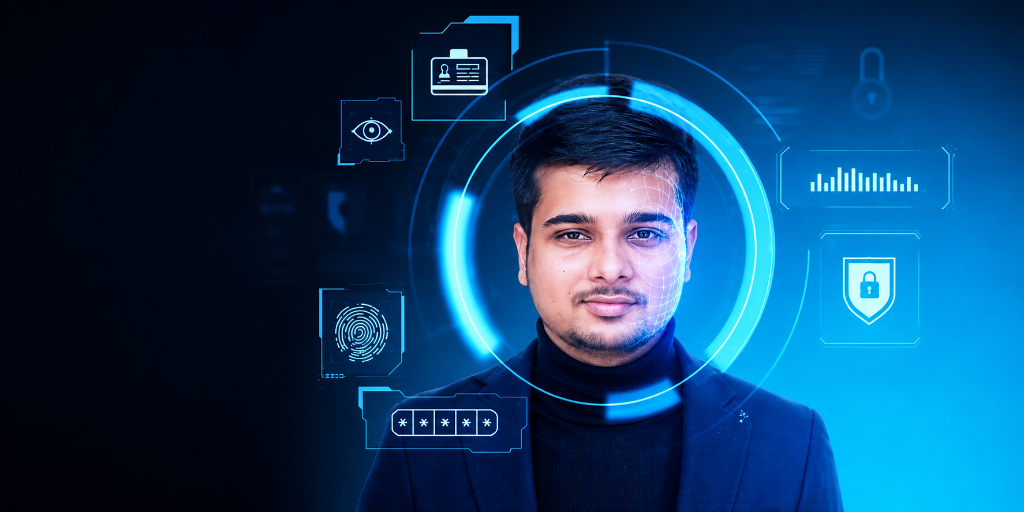
#> input picture assets/developer_photo.png, 1024 x 512 px
$ python generate_dev_assets.py
#> lines starting #> are read from the running program, lines starting #| are printed output that depends on the picture
"""
Asset Generator for Developer Window and User Photo Integration.
"""

import os
import math
from PIL import Image, ImageDraw, ImageFont

ASSETS_DIR = os.path.dirname(os.path.abspath(__file__))
USER_PHOTO_PATH = os.path.join(ASSETS_DIR, "developer_photo.png")

def get_font(size: int, bold: bool = False):
    font_names = ["segoeui.ttf", "arial.ttf", "calibri.ttf", "tahoma.ttf"]
    if bold:
        font_names = ["segoeuib.ttf", "arialbd.ttf", "calibrib.ttf", "tahomabd.ttf"]
    for name in font_names:
        try:
            return ImageFont.truetype(name, size)
        except Exception:
            try:
                win_font = os.path.join(os.environ.get("WINDIR", "C:\\Windows"), "Fonts", name)
                if os.path.exists(win_font):
                    return ImageFont.truetype(win_font, size)
            except Exception:
                pass
    return ImageFont.load_default()

def create_developer_assets():
    # 1. Developer Left Wallpaper: Tech network with laptop (850x640)
    w_l, h_l = 850, 640
    img_l = Image.new("RGB", (w_l, h_l), color=(8, 30, 75))
    d_l = ImageDraw.Draw(img_l)

    # Blue network gradient
    for y in range(h_l):
        r = int(5 + 10 * (y / h_l))
        g = int(25 + 20 * (y / h_l))
        b = int(65 + 40 * (y / h_l))
        d_l.line([(0, y), (w_l, y)], fill=(r, g, b))

    # Laptop screen graphic
    lx, ly = w_l // 2, h_l // 2 + 40
    d_l.rectangle([lx - 160, ly - 110, lx + 160, ly + 90], fill=(20, 45, 90), outline=(0, 220, 255), width=3)
    d_l.rectangle([lx - 150, ly - 100, lx + 150, ly + 80], fill=(10, 20, 45)) # display
    d_l.rectangle([lx - 140, ly - 90, lx - 20, ly - 10], fill=(0, 180, 240)) # window 1
    d_l.rectangle([lx + 10, ly - 90, lx + 140, ly - 10], fill=(0, 230, 180)) # window 2
    d_l.rectangle([lx - 140, ly + 5, lx + 140, ly + 70], fill=(220, 50, 80)) # window 3
    # Laptop base
    d_l.polygon([(lx - 200, ly + 90), (lx + 200, ly + 90), (lx + 170, ly + 115), (lx - 170, ly + 115)], fill=(30, 55, 100), outline=(0, 220, 255))

    # Glowing Network Nodes
    nodes = [
        (lx - 240, ly - 180), (lx - 100, ly - 200), (lx + 120, ly - 190), (lx + 260, ly - 170),
        (lx - 280, ly - 40), (lx + 280, ly - 20), (lx - 250, ly + 120), (lx + 260, ly + 130),
        (lx - 120, ly + 160), (lx + 130, ly + 160)
    ]
    for i, (x1, y1) in enumerate(nodes):
        for j, (x2, y2) in enumerate(nodes):
            if i < j and math.hypot(x2 - x1, y2 - y1) < 200:
                d_l.line([(x1, y1), (x2, y2)], fill=(0, 160, 230), width=1)
        d_l.ellipse([x1 - 18, y1 - 18, x1 + 18, y1 + 18], outline=(0, 230, 255), width=2)
        d_l.ellipse([x1 - 5, y1 - 5, x1 + 5, y1 + 5], fill=(255, 255, 255))

    img_l.save(os.path.join(ASSETS_DIR, "dev_bg_left.jpg"), quality=95)
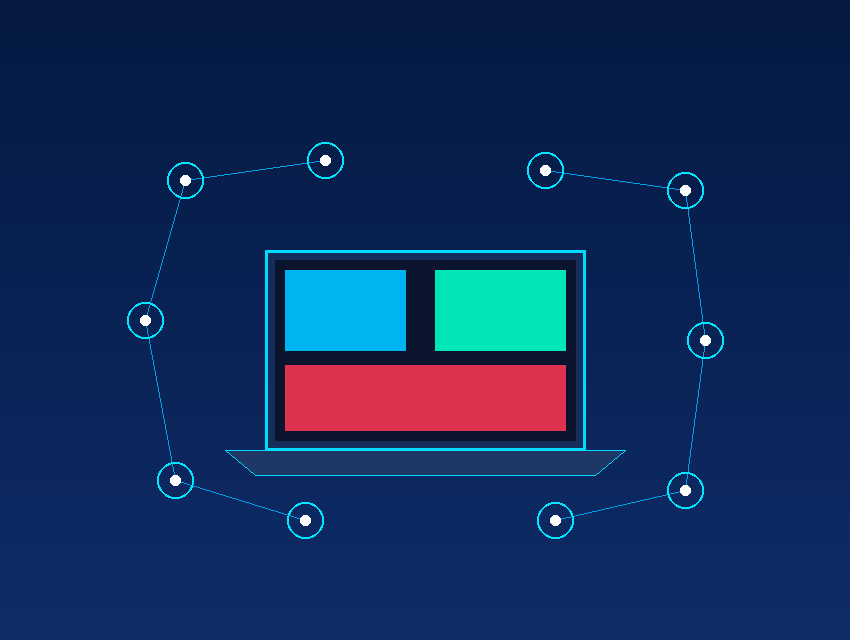
#> saved as dev_bg_left.jpg: PIL image 850x640 RGB; mean R, G, B 17, 43.9, 90.2
    print("Generated dev_bg_left.jpg")

    # 2. Developer Team Bottom Right (490x320)
    w_t, h_t = 490, 320
    img_t = Image.new("RGB", (w_t, h_t), color=(235, 240, 245))
    d_t = ImageDraw.Draw(img_t)

    # Collaborative team around computer monitor
    # Desk
    d_t.rectangle([0, h_t - 70, w_t, h_t], fill=(160, 130, 95))
    # Big iMac monitor
    d_t.rectangle([140, 70, 300, 210], fill=(245, 245, 245), outline=(180, 180, 180), width=2)
    d_t.rectangle([145, 75, 295, 195], fill=(20, 30, 50)) # Screen
    d_t.rectangle([210, 210, 230, 250], fill=(200, 200, 200)) # Stand

    # 4 Software developers (silhouettes in conference)
    devs = [
        (80, 140, (230, 200, 185), (50, 70, 110)),
        (130, 110, (220, 190, 175), (180, 60, 70)),
        (330, 120, (235, 205, 190), (40, 140, 90)),
        (390, 150, (225, 195, 180), (30, 50, 80))
    ]
    for x, y, skin, shirt in devs:
        d_t.ellipse([x - 22, y - 28, x + 22, y + 16], fill=skin)
        d_t.pieslice([x - 35, y + 16, x + 35, y + 90], 180, 360, fill=shirt)

    img_t.save(os.path.join(ASSETS_DIR, "dev_team_bottom.jpg"), quality=95)
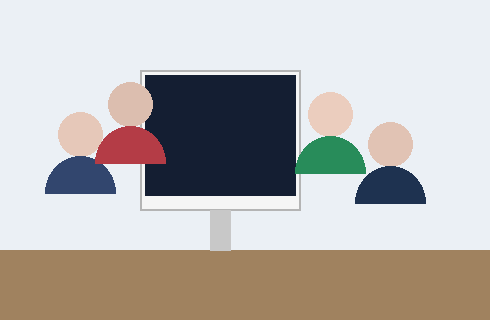
#> saved as dev_team_bottom.jpg: PIL image 490x320 RGB; mean R, G, B 185.3, 181.6, 178.7
    print("Generated dev_team_bottom.jpg")

    # 3. User Portrait Crop for Developer Avatar Badge (180x180)
    if os.path.exists(USER_PHOTO_PATH):
        user_img = Image.open(USER_PHOTO_PATH)
#> user_img is the input picture: PIL image 1024x512 RGBA; mean R, G, B, A 14.9, 63.3, 101.9, 255
        # Center crop face
        uw, uh = user_img.size
#> uw = 1024; uh = 512
        # The user's face is centered in the 1024x512 image
        fcx, fcy = int(uw * 0.58), int(uh * 0.52)
#> fcx = 593; fcy = 266
        crop_radius = int(uh * 0.44)
#> crop_radius = 225
        avatar = user_img.crop((fcx - crop_radius, fcy - crop_radius, fcx + crop_radius, fcy + crop_radius))
        avatar = avatar.resize((170, 170), Image.Resampling.LANCZOS)
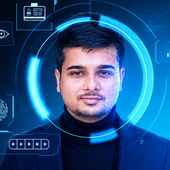
#> avatar: PIL image 170x170 RGBA; mean R, G, B, A 34.5, 84.2, 132.2, 255
        avatar.convert("RGB").save(os.path.join(ASSETS_DIR, "dev_avatar.jpg"), quality=95)
        print("Generated dev_avatar.jpg with user's photo!")

        # Also update face_recog_left.jpg with the user's high-tech photo!
        user_recog = user_img.resize((660, 620), Image.Resampling.LANCZOS)
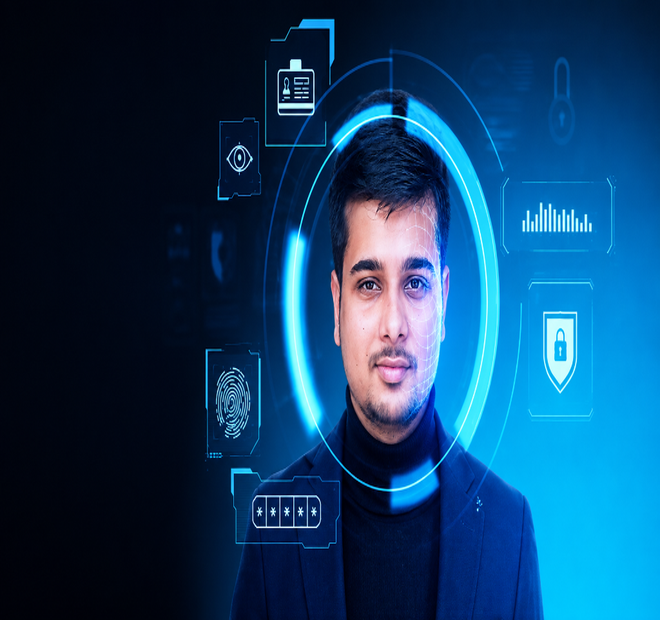
#> user_recog: PIL image 660x620 RGBA; mean R, G, B, A 15, 63.3, 101.9, 255
        user_recog.convert("RGB").save(os.path.join(ASSETS_DIR, "face_recog_left.jpg"), quality=95)
        print("Updated face_recog_left.jpg with user's photo!")

        # Also update tile_face.png with user's photo!
        tile_w, tile_h = 240, 190
        banner_h = 32
        tile_img = Image.new("RGB", (tile_w, tile_h), color=(0, 0, 0))
#> tile_img: PIL image 240x190 RGB; every value is 0

        face_preview = user_img.resize((tile_w, tile_h - banner_h), Image.Resampling.LANCZOS)
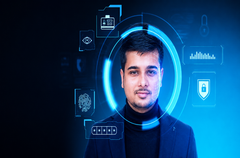
#> face_preview: PIL image 240x158 RGBA; mean R, G, B, A 15, 63.3, 101.9, 255
        tile_img.paste(face_preview.convert("RGB"), (0, 0))
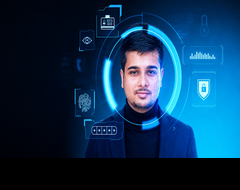
#> tile_img: PIL image 240x190 RGB; mean R, G, B 12.4, 52.6, 84.8

        # Bottom label strip
        d_tile = ImageDraw.Draw(tile_img)
        d_tile.rectangle([0, tile_h - banner_h, tile_w, tile_h], fill=(0, 10, 90))
        d_tile.line([(0, tile_h - banner_h), (tile_w, tile_h - banner_h)], fill=(0, 120, 220), width=2)
        lbl_font = get_font(11, True)
        bbox = d_tile.textbbox((0, 0), "FACE RECOGNITION", font=lbl_font)
#> bbox = (0, 3, 109, 11)
        tw = bbox[2] - bbox[0]
#> tw = 109
        d_tile.text(((tile_w - tw) // 2, tile_h - banner_h + 7), "FACE RECOGNITION", fill=(255, 255, 255), font=lbl_font)
        tile_img.save(os.path.join(ASSETS_DIR, "tile_face.png"), quality=95)
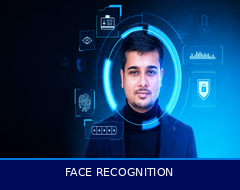
#> saved as tile_face.png: PIL image 240x190 RGB; mean R, G, B 14, 57, 102.3
        print("Updated tile_face.png with user's photo!")

if __name__ == "__main__":
    create_developer_assets()

$ run again, with assets/bg_login.png copied over assets/developer_photo.png
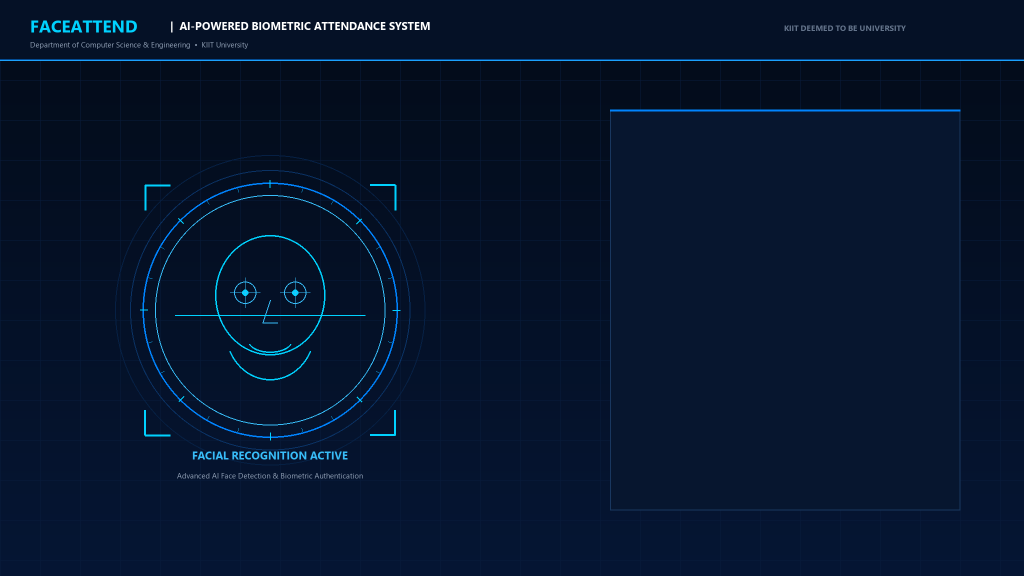
#> input picture assets/bg_login.png, 2048 x 1152 px (shown at 1/2 size)
#> in create_developer_assets, user_img is the input picture: PIL image 2048x1152 RGB; mean R, G, B 5.7, 20.7, 44.5
#> in create_developer_assets, `tile_img.paste(face_preview.convert("RGB"), (0, 0))`:
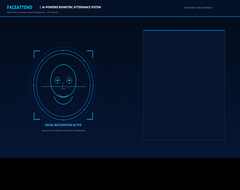
#> tile_img: PIL image 240x190 RGB; mean R, G, B 4.7, 17.2, 37
#> bbox = (0, 3, 109, 11)
#> tw = 109
#> in create_developer_assets, `tile_img.save(os.path.join(ASSETS_DIR, "tile_face.png"), quality=95)`:
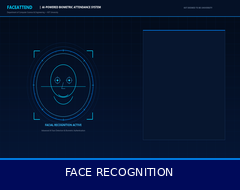
#> saved as tile_face.png: PIL image 240x190 RGB; mean R, G, B 6.3, 21.6, 54.5

$ run again, with assets/dashboard_bg_cyber.png copied over assets/developer_photo.png
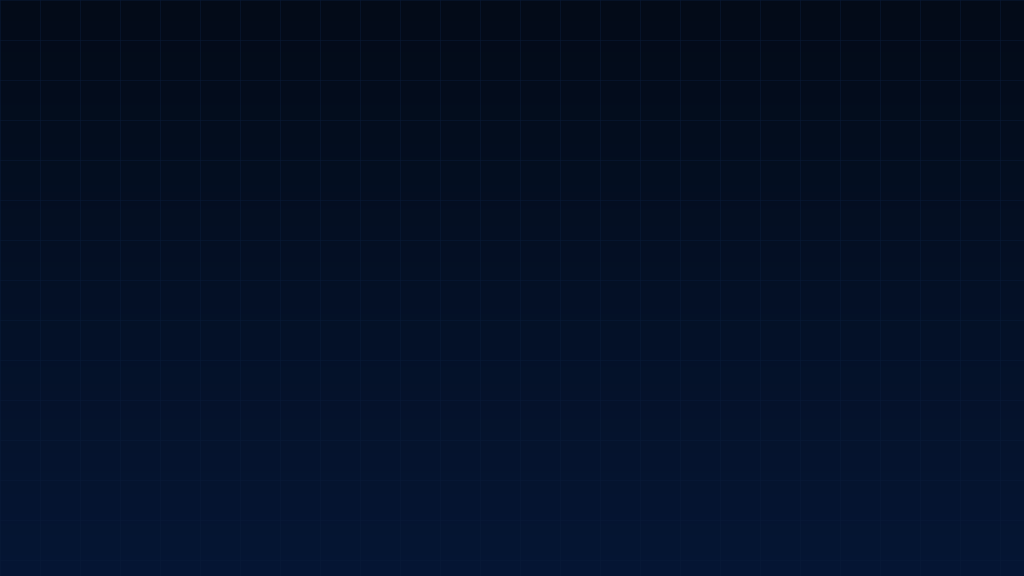
#> input picture assets/dashboard_bg_cyber.png, 2048 x 1152 px (shown at 1/2 size)
#> in create_developer_assets, user_img is the input picture: PIL image 2048x1152 RGB; mean R, G, B 4.1, 16.3, 38
#> in create_developer_assets, `tile_img.paste(face_preview.convert("RGB"), (0, 0))`:
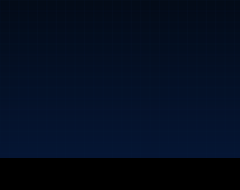
#> tile_img: PIL image 240x190 RGB; mean R, G, B 3.3, 13.5, 31.6
#> bbox = (0, 3, 109, 11)
#> tw = 109
#> in create_developer_assets, `tile_img.save(os.path.join(ASSETS_DIR, "tile_face.png"), quality=95)`:
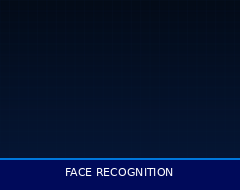
#> saved as tile_face.png: PIL image 240x190 RGB; mean R, G, B 4.9, 17.9, 49.1
